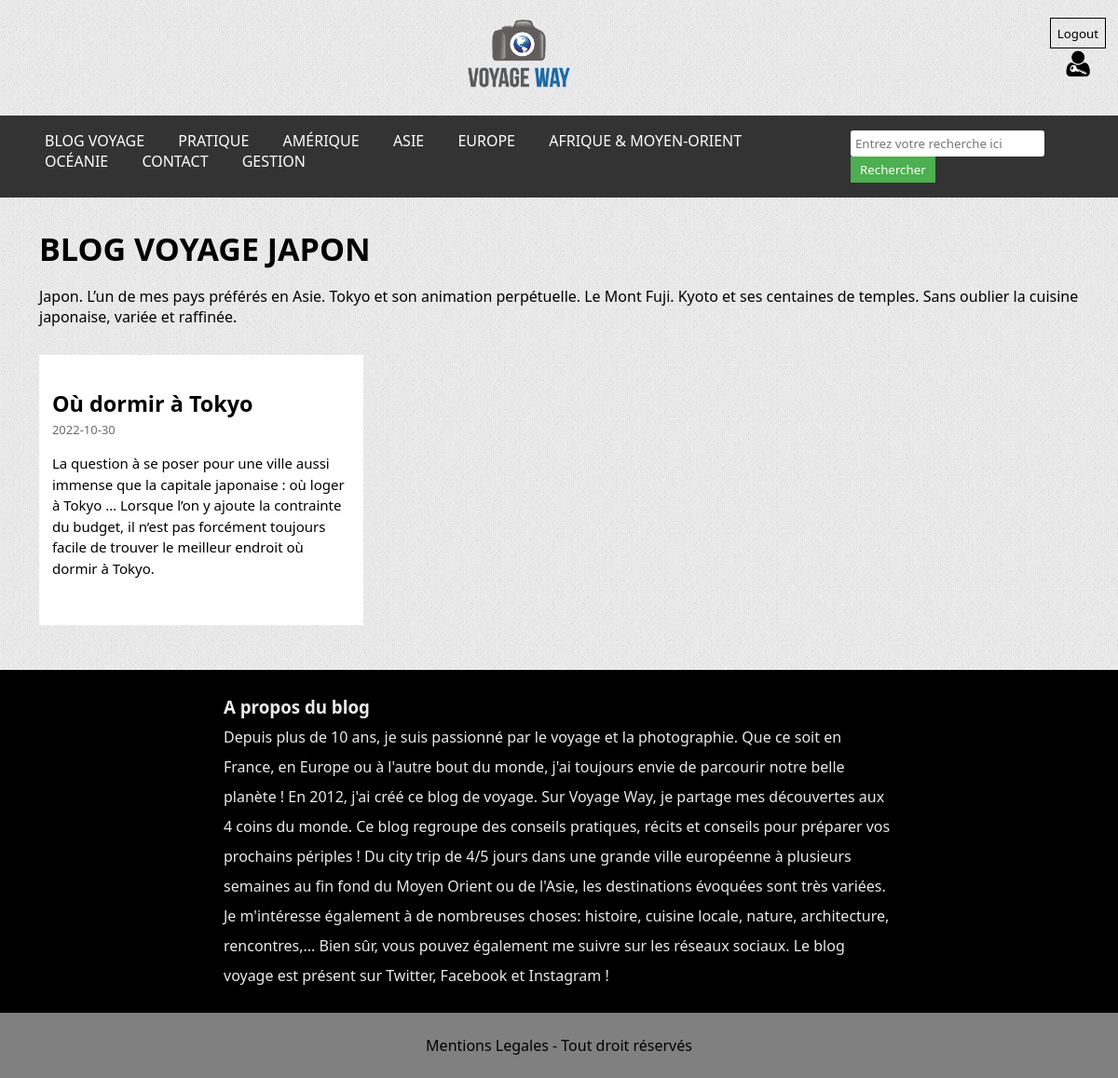
Screenshot of /categorie.php?id_categorie=8 (signed in) with the database file from the repository.
### tables this page shows
CREATE TABLE IF NOT EXISTS `categorie` (
  `id_categorie` int(11) NOT NULL AUTO_INCREMENT,
  `nom` varchar(50) NOT NULL,
  `titre` varchar(100) NOT NULL,
  `description` varchar(500) NOT NULL,
  `continent` varchar(50) NOT NULL,
  PRIMARY KEY (`id_categorie`)
);

CREATE TABLE IF NOT EXISTS `article` (
  `id_article` int(11) NOT NULL AUTO_INCREMENT,
  `titre` varchar(90) NOT NULL,
  `date` date NOT NULL,
  `photo_principale` varchar(255) NOT NULL,
  `resume` varchar(1000) NOT NULL,
  `sous_titre_1` varchar(100) NOT NULL,
  `contenu_1` text NOT NULL,
  `photo_1` varchar(255) NOT NULL,
  `sous_titre_2` varchar(90) NOT NULL,
  `contenu_2` text NOT NULL,
  `photo_2` varchar(255) NOT NULL,
  `sous_titre_3` varchar(90) NOT NULL,
  `photo_3` varchar(255) NOT NULL,
  `contenu_3` text NOT NULL,
  `categorie` int(11) NOT NULL,
  `sous-categorie` varchar(60) NOT NULL,
  PRIMARY KEY (`id_article`),
  KEY `FK_id_categorie_article` (`categorie`)
);

### components/connexion.php (called while the page is built, shortened)
<?php
    class MaConnexion {
        private $Connection;
        public function __construct($NewDatabaseName, $NewUser, $NewPassword, $NewHost)
        {
            $this->DatabaseName = $NewDatabaseName;
            $this->User = $NewUser;
            $this->Password = $NewPassword;
            $this->Host = $NewHost;
            try {
                $DataSourceName = "mysql:host=$this->Host;dbname=$this->DatabaseName;charset=utf8mb4";
                $this->Connection = new PDO($DataSourceName, $this->User, $this->Password);
                $this->Connection->setAttribute(PDO::ATTR_ERRMODE, PDO::ERRMODE_EXCEPTION);
            } catch (PDOException $e) {
                echo "Erreur: " . $e->getMessage();
            }
        }
        public function select($Table, $Column, $ConditionField = 1)
        {
            try {
                $SQLQueryString = "SELECT $Column FROM $Table WHERE $ConditionField";
                $Result = $this->Connection->query($SQLQueryString);
                return $Result->fetchAll(PDO::FETCH_ASSOC);
            } catch (PDOException $e) {
                echo "Erreur: " . $e->getMessage();
                return false;
            }
        }
        public function select_article($ConditionField)
        {
            try {
                $SQLQueryString = "SELECT `article`.`id_article`,`article`.`categorie`, `article`.`date`, `article`.`titre`, `article`.`resume`, `article`.`photo_principale`
                FROM `article`
                INNER JOIN `categorie` ON `categorie`.`id_categorie` = `article`.`categorie`
                WHERE `article`.`categorie` = $ConditionField ;
                ";
                $Result = $this->Connection->query($SQLQueryString);
                return $Result->fetchAll(PDO::FETCH_ASSOC);
            } catch (PDOException $e) {
                echo "Erreur: " . $e->getMessage();
                return false;
            }
        }
    }
?>

### categorie.php (the view, shortened to what this page needs)
<?php
    require_once("components/connexion.php");
    $DatabaseName = "viaje";
    $NewConnection = new MaConnexion($DatabaseName, "root", "", "localhost");
    $CurrentCategorieID = isset($_GET['id_categorie']) ? $_GET['id_categorie'] : 1;
    $SelectedCategorie = $NewConnection->select("categorie", "*", "id_categorie = $CurrentCategorieID");
    $Result = $NewConnection->select_article($CurrentCategorieID);
?>
<!DOCTYPE html>
<html lang="en">
<head>
    <link rel="stylesheet" href="style.css">
</head>
<body>
    <header>
        <?php include_once './components/navbar.php' ?>
    </header>
    <main>
        <section class="entete">
        <?php
            foreach($SelectedCategorie as $value){
                echo
                '<h1 class="titre">' .$value['titre'] . '</h1>
            <p class="presentation">'
                .$value['description'].
            '</p>';
            }
            ?>
        </section>
        <section class="affichagecategories">
            <?php
            foreach($Result as $display){
                echo
                '<div class="card">
                    <div>
                        <img src="' .$display['photo_principale']. '" class="cardImage" alt="">
                    </div>
                    <div class= "cardText">
                        <a href="article.php?id_article=' . $display['id_article'] . '" class="cardTitle"><h3>' . $display['titre'] . '</h3></a>
                        <p class="date">' . $display['date'] . '</p>
                        <p class="resume">' . $display['resume'] . '</p>
                    </div>
                </div>';
            }
            ?>
        </section>
    </main>
<footer>
    <?php include_once './components/footer.php' ?>
</footer>
</body>
</html>

### components/navbar.php (shortened to what this page needs)
<?php
    require_once("./components/connexion.php");
    $NewConnection = new MaConnexion("viaje", "root", "", "localhost");
    $IsUserLoggedIn = isset($_SESSION['CurrentUser']);
?>
<link rel="stylesheet" href="https://cdnjs.cloudflare.com/ajax/libs/font-awesome/6.4.0/css/all.min.css" />
<div id="SiteHead">
    <a z-index="1" href="index.php"><img id="Blazon" class="logo" src="./images/icons_site_main.png" alt="L'image principale du site">
    </a>
    <div z-index="2" class="float-login">
        <?php if ($IsUserLoggedIn): $UserIcon = './images/icons_user_role_' . $_SESSION['UserRole'] . '.png';
            ?>
            <form method="POST" action="controller.php"><input type="submit" name="Intention" value="Logout" class="ConnexionButtons" ></form>
            <img src=<?php echo '"' . $UserIcon . '"'; ?> alt="User Role Image" style="width: 32px; height: 32px;">
        <?php else: ?>
            <button class="ConnexionButtons" onclick="window.location='./login.php'">Login</button>
        <?php endif ?>
    </div>
</div>
<nav class="navbar">
    <div class="topnav" id="myTopnav">
        <a href="./index.php">BLOG VOYAGE</a>
        <div class="dropdown">
            <?php $Nav = $NewConnection->select("categorie", "*", "continent= 'Pratique'");
           foreach ($Nav as $display) {
                echo'<a href="categorie.php?id_categorie='. $display['id_categorie']. '">' .$display['nom'] . '</a>';
                }
            ?>
        </div>
        <div class="dropdown">
            <a href="#">AMÉRIQUE</a>
        </div>
        <div class="dropdown">
            <a href="#">ASIE</a>
        </div>
        <div class="dropdown">
            <a href="#">EUROPE</a>
        </div>
        <div class="dropdown">
            <a href="#">AFRIQUE &amp; MOYEN-ORIENT</a>
        </div>
        <div class="dropdown">
            <a href="#">OCÉANIE</a>
                <?php $Nav = $NewConnection->select("categorie", "*", "continent= 'Océanie'");
                ?>
        </div>
        <div class="dropdown">
            <a href="./contact.php">CONTACT</a>
        </div>
        <?php if($IsUserLoggedIn && (isset($_SESSION['UserRole']) && $_SESSION['UserRole'] == 'admin')): ?>
            <div class="dropdown">
                <a href="./gestion.php">GESTION</a>
            </div>
        <?php endif; ?>
    </div>
    <div class="topnav" id="search">
        <form method="GET" action="recherche.php">
            <input type="text" name="search_query" id="search_query" placeholder="Entrez votre recherche ici">
            <button type="submit">Rechercher</button>
        </form>
    </div>
</nav>

### style.css (style rules this page uses)
* { font-family: "Segoe UI", Helvetica, Arial, sans-serif, "Apple Color Emoji", "Segoe UI Emoji", "Segoe UI Symbol"; padding: 0; margin: 0; }
body { display: flex; flex-direction: column; background-image: url('./images/body-bg1.png'); background-color: #f0f0f0; }
header { display: flex; flex-direction: column; }
header #Blazon { height: 100%; width: 10%; margin-top: 1em; }
header nav { margin-top: 1em; margin-bottom: 2em; }
header #SiteHead { display: inline-flex; text-align: center; align-items: center; }
header #SiteHead > a { width: 100%; }
header .ConnexionButtons { border-radius: 0; padding: 0.5em; margin-left: 1em; margin-right: 1em; background-color: transparent; border: 1px solid #000; cursor: pointer; }
.card { display: grid; justify-items: center; width: 29%; background-color: #fff; margin-left: 3.5%; margin-bottom: 3%; }

### categorie.php (style rules this page uses)
.titre { text-transform: uppercase; font-weight: bold; font-size: 34px; margin-bottom: 1.5%; }
.entete { padding: 0 3.5%; }
.presentation { margin-bottom: 1.6%; }
.affichagecategories { display: flex; justify-content: flex-start; flex-wrap: wrap; padding: 1% 0 ; }
.card { display: grid; justify-items: center; width: 29%; background-color: #fff; margin-left: 3.5%; margin-bottom: 3%; }
.cardText { padding: 4%; height: 15em; overflow: hidden; }
.cardTitle { color: #000; font-size: 20px; text-decoration: none; }
.date { color: #6B6B6B; font-size: 13px; margin-top: 1%; }
.resume { line-height: 1.5; font-size: 15px; margin-top: 5%; }

### components/navbar.php (style rules this page uses)
.logo { width: 200px; height: auto; display: block; margin: 10px auto; }
.navbar { background-color: #333; padding-top: 1em; padding-right: 3em; padding-bottom: 1em; padding-left: 3em; display: flex; position: relative; z-index: 2; }
.navbar a { color: white; font-size: 1em; margin-right: 2em; text-decoration: none; text-transform: uppercase; }
.dropdown { position: relative; display: inline-block; }
#search { display: inline-block; }
#search input[type="text"] { padding: 5px; border-radius: 3px; border: none; }
#search button { padding: 5px 10px; background-color: #4CAF50; color: white; border: none; cursor: pointer; }
.float-login { float: right; }

### rows the page displays
categorie: nom "PRATIQUE"
categorie: titre "BLOG VOYAGE JAPON", description "Japon. L’un de mes pays préférés en Asie. Tokyo et son animation perpétuelle. Le Mont Fuji. Kyoto et ses centaines de temples. Sans oublier la cuisine japonaise, variée et raffinée."
article: titre "Où dormir à Tokyo", date "2022-10-30", resume "La question à se poser pour une ville aussi immense que la capitale japonaise : où loger à Tokyo … Lorsque l’on y ajoute la contrainte du budget, il n’est pas forcément toujours facile de trouver le meilleur endroit où dormir à Tokyo."
